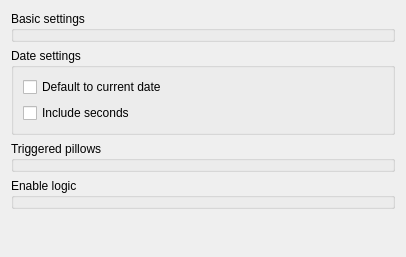
<?xml version="1.0" encoding="UTF-8"?>
<ui version="4.0">
 <class>ILineEdit</class>
 <widget class="QWidget" name="ILineEdit">
  <property name="geometry">
   <rect>
    <x>0</x>
    <y>0</y>
    <width>406</width>
    <height>257</height>
   </rect>
  </property>
  <property name="windowTitle">
   <string>LineEdit preferences</string>
  </property>
  <layout class="QVBoxLayout" name="verticalLayout">
   <item>
    <widget class="GroupBox" name="groupBox">
     <property name="title">
      <string>Basic settings</string>
     </property>
     <property name="template" stdset="0">
      <string>inspector-groupbox-roomandpath</string>
     </property>
    </widget>
   </item>
   <item>
    <widget class="QGroupBox" name="groupBox_4">
     <property name="title">
      <string>Date settings</string>
     </property>
     <layout class="QVBoxLayout" name="verticalLayout_2">
      <item>
       <widget class="CheckBox" name="checkBox">
        <property name="text">
         <string>Default to current date</string>
        </property>
        <property name="template" stdset="0">
         <string>inspector-defaulttonow</string>
        </property>
       </widget>
      </item>
      <item>
       <widget class="CheckBox" name="checkBox_2">
        <property name="text">
         <string>Include seconds</string>
        </property>
        <property name="template" stdset="0">
         <string>inspector-cb-includeseconds</string>
        </property>
       </widget>
      </item>
     </layout>
    </widget>
   </item>
   <item>
    <widget class="GroupBox" name="groupBox_3">
     <property name="title">
      <string>Triggered pillows</string>
     </property>
     <property name="template" stdset="0">
      <string>inspector-groupbox-triggeredpillows</string>
     </property>
    </widget>
   </item>
   <item>
    <widget class="GroupBox" name="groupBox_2">
     <property name="title">
      <string>Enable logic</string>
     </property>
     <property name="template" stdset="0">
      <string>inspector-groupbox-enablelogic</string>
     </property>
    </widget>
   </item>
   <item>
    <spacer name="verticalSpacer">
     <property name="orientation">
      <enum>Qt::Vertical</enum>
     </property>
     <property name="sizeHint" stdset="0">
      <size>
       <width>20</width>
       <height>40</height>
      </size>
     </property>
    </spacer>
   </item>
  </layout>
 </widget>
 <customwidgets>
  <customwidget>
   <class>CheckBox</class>
   <extends>QCheckBox</extends>
   <header>wallaby.frontends.qt.widgets.buttons.checkBox</header>
  </customwidget>
  <customwidget>
   <class>GroupBox</class>
   <extends>QGroupBox</extends>
   <header>wallaby.frontends.qt.widgets.containers.groupBox</header>
   <container>1</container>
  </customwidget>
 </customwidgets>
 <resources/>
 <connections/>
</ui>
